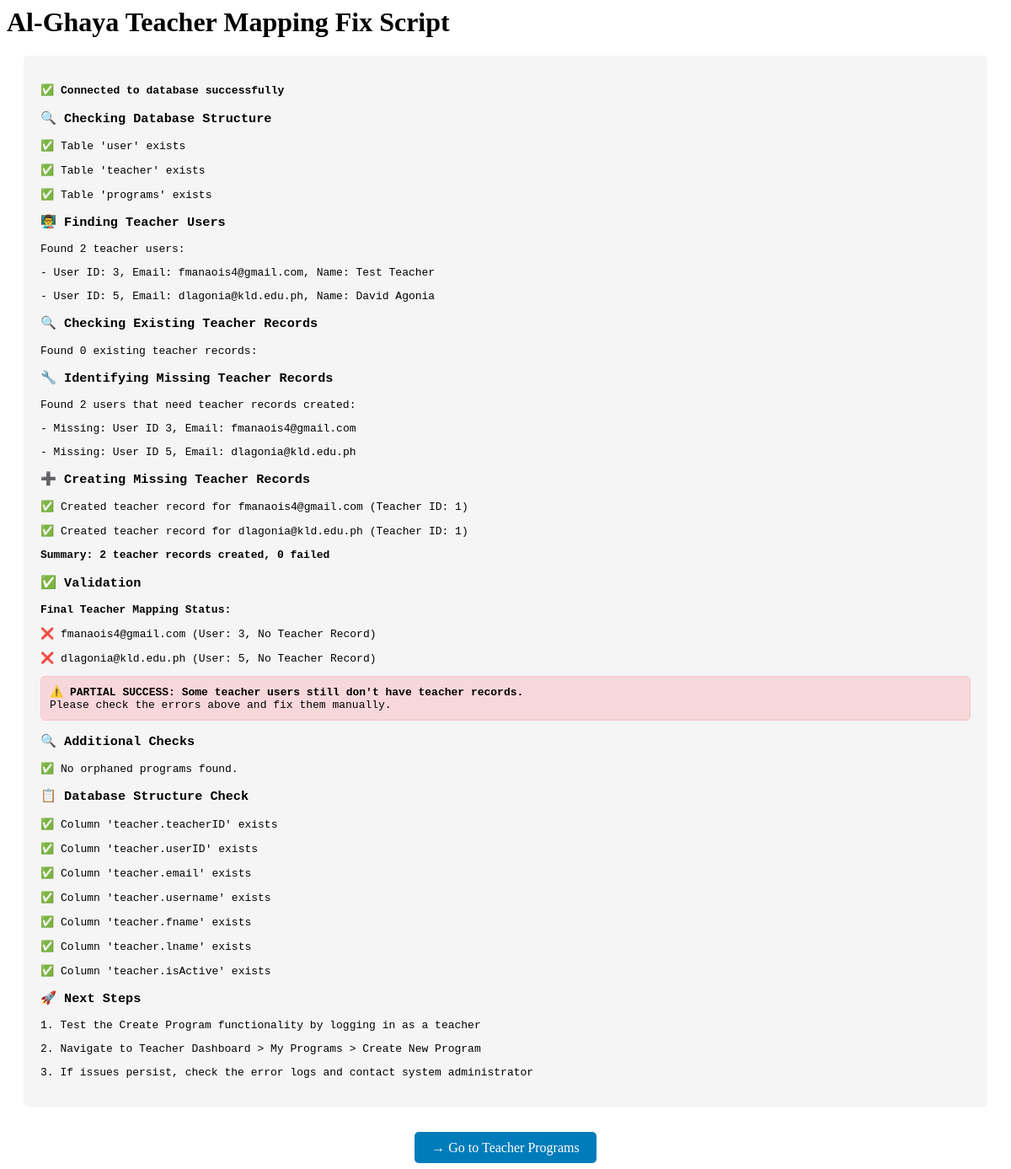
The app's page /sql/fix-teacher-mapping-comprehensive.php, older data.
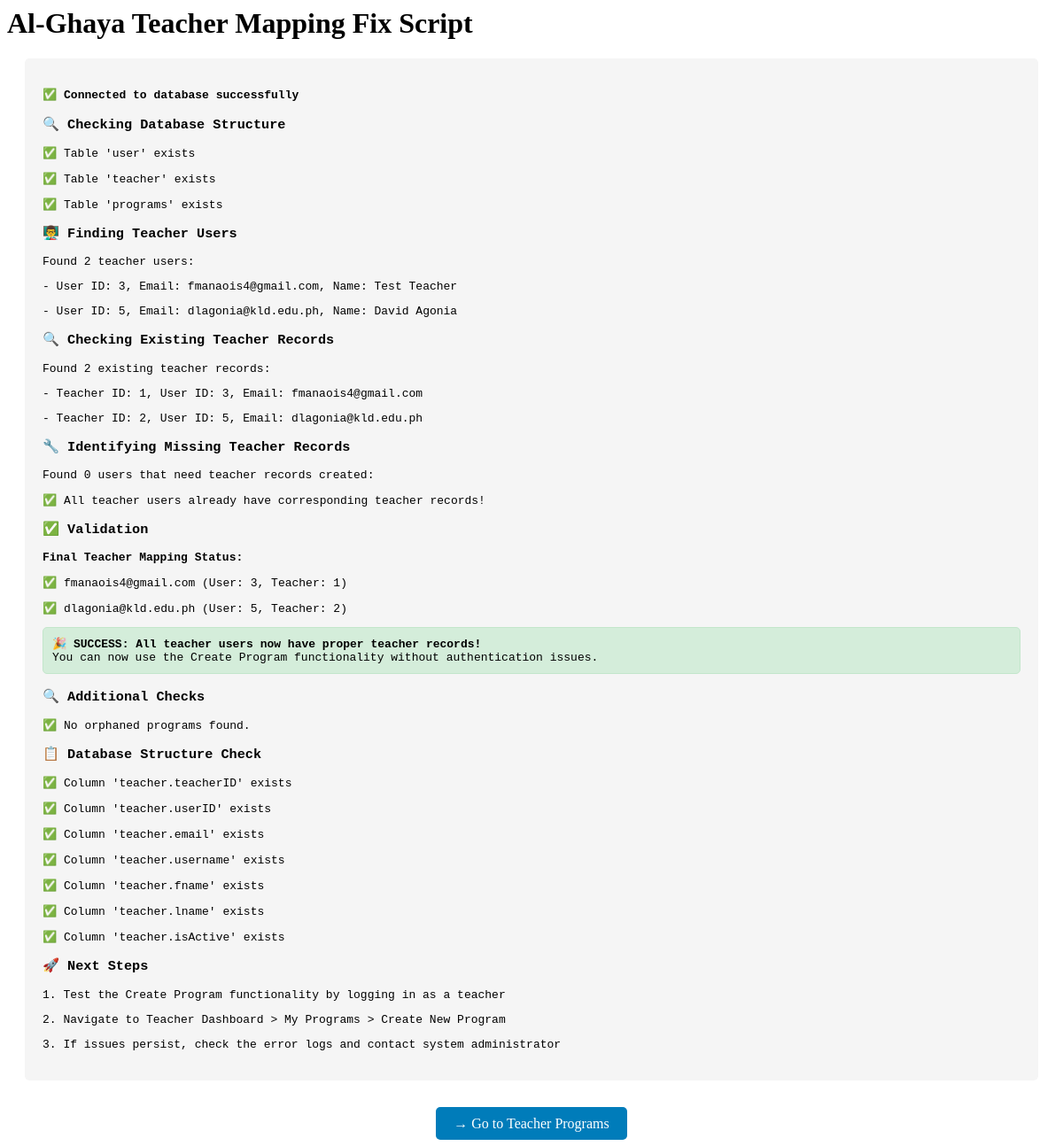
The same page, newer data.
### tables this page shows
CREATE TABLE `user` (
  `userID` int(11) NOT NULL,
  `email` varchar(255) NOT NULL,
  `password` varchar(255) DEFAULT NULL,
  `fname` varchar(100) DEFAULT NULL,
  `lname` varchar(100) DEFAULT NULL,
  `role` enum('student','teacher','admin') DEFAULT 'student',
  `level` int(11) DEFAULT 1,
  `points` int(11) DEFAULT 0,
  `proficiency` enum('beginner','intermediate','advanced') DEFAULT 'beginner',
  `profile_picture` varchar(255) DEFAULT NULL,
  `department` varchar(100) DEFAULT NULL,
  `experience` varchar(50) DEFAULT NULL,
  `bio` text DEFAULT NULL,
  `phone` varchar(20) DEFAULT NULL,
  `gender` enum('male','female','other') DEFAULT NULL,
  `dateCreated` timestamp NOT NULL DEFAULT current_timestamp(),
  `lastLogin` timestamp NULL DEFAULT NULL,
  `isActive` tinyint(1) DEFAULT 1
);

CREATE TABLE `teacher` (
  `teacherID` int(11) NOT NULL,
  `userID` int(11) DEFAULT NULL,
  `email` varchar(255) NOT NULL,
  `username` varchar(100) NOT NULL,
  `password` varchar(255) NOT NULL,
  `fname` varchar(100) DEFAULT NULL,
  `lname` varchar(100) DEFAULT NULL,
  `specialization` varchar(255) DEFAULT NULL,
  `bio` text DEFAULT NULL,
  `profile_picture` varchar(255) DEFAULT NULL,
  `dateCreated` timestamp NOT NULL DEFAULT current_timestamp(),
  `isActive` tinyint(1) DEFAULT 1
);

### sql/fix-teacher-mapping-comprehensive.php (the view, shortened to what the changed rows need)
<?php
$host = 'localhost';
$username = 'root';
$password = '';
$database = 'al_ghaya_lms';
echo "<html><head><title>Al-Ghaya Teacher Mapping Fix</title></head><body>";
echo "<h1>Al-Ghaya Teacher Mapping Fix Script</h1>";
echo "<div style='font-family: monospace; background: #f5f5f5; padding: 20px; margin: 20px; border-radius: 5px;'>";
try {
    $conn = new mysqli($host, $username, $password, $database);
    echo "<p>✅ <strong>Connected to database successfully</strong></p>";
    echo "<h3>🔍 Checking Database Structure</h3>";
    $tables_to_check = ['user', 'teacher', 'programs'];
    $missing_tables = [];
    foreach ($tables_to_check as $table) {
        $result = $conn->query("SHOW TABLES LIKE '$table'");
        if ($result->num_rows > 0) {
            echo "<p>✅ Table '$table' exists</p>";
        } else {
            echo "<p>❌ Table '$table' missing</p>";
            $missing_tables[] = $table;
        }
    }
    echo "<h3>👨‍🏫 Finding Teacher Users</h3>";
    $teacher_users_query = "SELECT userID, email, fname, lname FROM user WHERE role = 'teacher' AND isActive = 1";
    $teacher_users_result = $conn->query($teacher_users_query);
    $teacher_users = $teacher_users_result->fetch_all(MYSQLI_ASSOC);
    echo "<p>Found " . count($teacher_users) . " teacher users:</p>";
    foreach ($teacher_users as $user) {
        echo "<p>- User ID: {$user['userID']}, Email: {$user['email']}, Name: {$user['fname']} {$user['lname']}</p>";
    }
    echo "<h3>🔍 Checking Existing Teacher Records</h3>";
    $existing_teachers_query = "SELECT teacherID, userID, email FROM teacher WHERE isActive = 1";
    $existing_teachers_result = $conn->query($existing_teachers_query);
    $existing_teachers = $existing_teachers_result->fetch_all(MYSQLI_ASSOC);
    $existing_user_ids = array_column($existing_teachers, 'userID');
    echo "<p>Found " . count($existing_teachers) . " existing teacher records:</p>";
    foreach ($existing_teachers as $teacher) {
        echo "<p>- Teacher ID: {$teacher['teacherID']}, User ID: {$teacher['userID']}, Email: {$teacher['email']}</p>";
    }
    echo "<h3>🔧 Identifying Missing Teacher Records</h3>";
    $missing_teachers = [];
    foreach ($teacher_users as $user) {
        if (!in_array($user['userID'], $existing_user_ids)) {
            $missing_teachers[] = $user;
        }
    }
    echo "<p>Found " . count($missing_teachers) . " users that need teacher records created:</p>";
    if (empty($missing_teachers)) {
        echo "<p>✅ All teacher users already have corresponding teacher records!</p>";
    } else {
        foreach ($missing_teachers as $user) {
            echo "<p>- Missing: User ID {$user['userID']}, Email: {$user['email']}</p>";
        }
    }
    if (!empty($missing_teachers)) {
        echo "<h3>➕ Creating Missing Teacher Records</h3>";
        $created_count = 0;
        $failed_count = 0;
        foreach ($missing_teachers as $user) {
            try {
                $stmt = $conn->prepare(
                    "INSERT INTO teacher (userID, email, username, fname, lname, dateCreated, isActive) " .
                    "VALUES (?, ?, ?, ?, ?, NOW(), 1)"
                );
                $username = $user['email'];
                $stmt->bind_param(
                    "issss",
                    $user['userID'],
                    $user['email'],
                    $username,
                    $user['fname'],
                    $user['lname']
                );
                if ($stmt->execute()) {
                    $new_teacher_id = $stmt->insert_id;
                    echo "<p>✅ Created teacher record for {$user['email']} (Teacher ID: {$new_teacher_id})</p>";
                    $created_count++;
                } else {
                    echo "<p>❌ Failed to create teacher record for {$user['email']}: " . $stmt->error . "</p>";
                    $failed_count++;
                }
            } catch (Exception $e) {
                echo "<p>❌ Error creating teacher record for {$user['email']}: " . $e->getMessage() . "</p>";
                $failed_count++;
            }
        }
        echo "<p><strong>Summary: {$created_count} teacher records created, {$failed_count} failed</strong></p>";
    }
    echo "<h3>✅ Validation</h3>";
    $validation_query = "
        SELECT u.userID, u.email, u.fname, u.lname, t.teacherID
        FROM user u
        LEFT JOIN teacher t ON u.userID = t.userID AND t.isActive = 1
        WHERE u.role = 'teacher' AND u.isActive = 1
    ";
    $validation_result = $conn->query($validation_query);
    $validation_data = $validation_result->fetch_all(MYSQLI_ASSOC);
    $all_mapped = true;
    echo "<p><strong>Final Teacher Mapping Status:</strong></p>";
    foreach ($validation_data as $row) {
        if ($row['teacherID']) {
            echo "<p>✅ {$row['email']} (User: {$row['userID']}, Teacher: {$row['teacherID']})</p>";
        } else {
            echo "<p>❌ {$row['email']} (User: {$row['userID']}, No Teacher Record)</p>";
            $all_mapped = false;
        }
    }
    if ($all_mapped) {
        echo "<p style='background: #d4edda; border: 1px solid #c3e6cb; padding: 10px; border-radius: 5px;'>";
        echo "<strong>🎉 SUCCESS: All teacher users now have proper teacher records!</strong><br>";
        echo "You can now use the Create Program functionality without authentication issues.";
        echo "</p>";
    } else {
        echo "<p style='background: #f8d7da; border: 1px solid #f5c6cb; padding: 10px; border-radius: 5px;'>";
        echo "<strong>⚠️ PARTIAL SUCCESS: Some teacher users still don't have teacher records.</strong><br>";
        echo "Please check the errors above and fix them manually.";
        echo "</p>";
    }
    echo "<h3>🔍 Additional Checks</h3>";
    $orphaned_programs_query = "
        SELECT p.programID, p.title, p.teacherID
        FROM programs p
        LEFT JOIN teacher t ON p.teacherID = t.teacherID AND t.isActive = 1
        WHERE t.teacherID IS NULL
    ";
    $orphaned_result = $conn->query($orphaned_programs_query);
    if ($orphaned_result && $orphaned_result->num_rows > 0) {
        echo "<p>⚠️ Found " . $orphaned_result->num_rows . " programs with invalid teacher references:</p>";
        while ($row = $orphaned_result->fetch_assoc()) {
            echo "<p>- Program: '{$row['title']}' (ID: {$row['programID']}, Teacher ID: {$row['teacherID']})</p>";
        }
        echo "<p>These programs may need to be reassigned to valid teachers.</p>";
    } else {
        echo "<p>✅ No orphaned programs found.</p>";
    }
    echo "<h3>📋 Database Structure Check</h3>";
    $teacher_columns = $conn->query("DESCRIBE teacher");
    $required_columns = ['teacherID', 'userID', 'email', 'username', 'fname', 'lname', 'isActive'];
    $existing_columns = [];
    while ($row = $teacher_columns->fetch_assoc()) {
        $existing_columns[] = $row['Field'];
    }
    foreach ($required_columns as $column) {
        if (in_array($column, $existing_columns)) {
            echo "<p>✅ Column 'teacher.{$column}' exists</p>";
        } else {
            echo "<p>❌ Column 'teacher.{$column}' missing</p>";
        }
    }
    echo "<h3>🚀 Next Steps</h3>";
    echo "<p>1. Test the Create Program functionality by logging in as a teacher</p>";
    echo "<p>2. Navigate to Teacher Dashboard > My Programs > Create New Program</p>";
    echo "<p>3. If issues persist, check the error logs and contact system administrator</p>";
} catch (Exception $e) {
    echo "<p style='background: #f8d7da; border: 1px solid #f5c6cb; padding: 10px; border-radius: 5px;'>";
    echo "<strong>❌ ERROR: " . $e->getMessage() . "</strong>";
    echo "</p>";
    if (isset($conn) && $conn->ping()) {
        $conn->close();
    }
}
echo "</div>";
echo "</body></html>";
?>

Row changes from the older to the newer data that the page shows:
no longer on one of the page's lists (row edited): user: userID "3", email "fmanaois4@gmail.com"
no longer on one of the page's lists (row unchanged): user: userID "5", email "dlagonia@kld.edu.ph"
added teacher: teacherID "1", userID "3", email "fmanaois4@gmail.com", userID.email "fmanaois4@gmail.com", userID.userID "3"
added teacher: teacherID "2", userID "5", email "dlagonia@kld.edu.ph", userID.email "dlagonia@kld.edu.ph", userID.userID "5"
Text that changed along with them:
count($existing_teachers): "0" → "2"
count($missing_teachers): "2" → "0"
$created_count: "2" → (not shown)
$failed_count: "0" → (not shown)
text no longer shown: "➕ Creating Missing Teacher Records Summary: teacher records created, failed ⚠️ PARTIAL SUCCESS: Some teacher users still don't have teacher records. Please check the errors above and fix them manually."
text now shown: "✅ All teacher users already have corresponding teacher records! 🎉 SUCCESS: All teacher users now have proper teacher records! You can now use the Create Program functionality without authentication issues."
